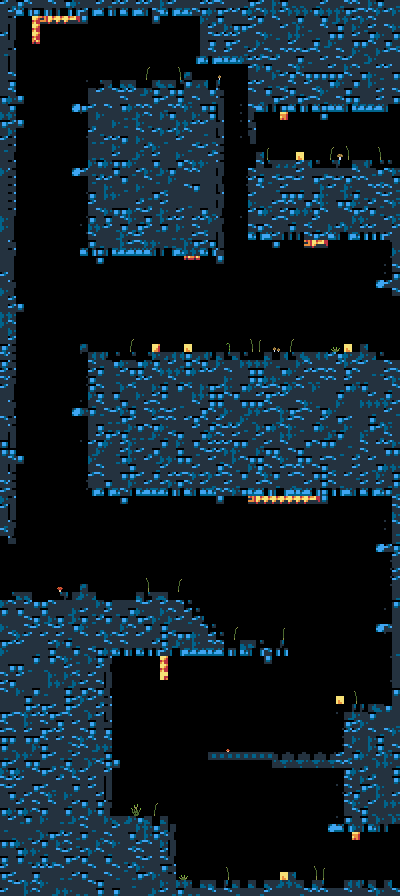

Tiled map render using the project's own tile images. Description and the map definition, with tile-layer contents summarised, below:
An orthogonal 50x112 tile map with 8x8 px tiles, 3 tile layers (Decorations, fake_tile, Tile Layer 1), 8 tilesets and 26 objects (slope_topright).

<map version="1.0" orientation="orthogonal" renderorder="right-down" width="50" height="112" tilewidth="8" tileheight="8" nextobjectid="33">
 <properties>
  <property name="music" value="late_night_runaway.ogg" />
 </properties>
 <tileset firstgid="1" source="../tilesets/main_blue.tsx" />
 <tileset firstgid="89" source="../tilesets/extras.tsx" />
 <tileset firstgid="166" source="../tilesets/plants.tsx" />
 <tileset firstgid="230" source="../tilesets/enemies.tsx" />
 <tileset firstgid="232" source="../tilesets/stones.tsx" />
 <tileset firstgid="234" source="../tilesets/powerups.tsx" />
 <tileset firstgid="240" source="../tilesets/doors.tsx" />
 <tileset firstgid="246" source="../tilesets/objects.tsx" />
 <layer name="Decorations" width="50" height="112">
  <data>[5600 cells, 87 non-empty, 32 distinct tile ids]</data>
 </layer>
 <objectgroup name="Powerups" />
 <objectgroup name="Enemies" />
 <objectgroup name="player">
  <object id="2" x="-8" y="8" width="8" height="8" />
 </objectgroup>
 <objectgroup name="Special Blocks">
  <object id="6" gid="243" x="392" y="360" width="8" height="64">
   <properties>
    <property name="dest" value="10.tmx" />
   </properties>
  </object>
  <object id="7" gid="243" x="392" y="168" width="8" height="64">
   <properties>
    <property name="dest" value="36.tmx" />
   </properties>
  </object>
  <object id="9" gid="243" x="392" y="888" width="8" height="64">
   <properties>
    <property name="dest" value="20.tmx" />
   </properties>
  </object>
  <object id="10" gid="233" x="224" y="176" width="16" height="16" />
  <object id="11" gid="233" x="224" y="240" width="16" height="16" />
  <object id="12" gid="242" x="0" y="600" width="8" height="64">
   <properties>
    <property name="dest" value="21.tmx" />
   </properties>
  </object>
 </objectgroup>
 <layer name="fake_tile" width="50" height="112">
  <data>[5600 cells, 0 non-empty, 0 distinct tile ids]</data>
 </layer>
 <layer name="Tile Layer 1" width="50" height="112">
  <data>[5600 cells, 2853 non-empty, 39 distinct tile ids]</data>
 </layer>
 <objectgroup color="#000000" name="solid">
  <object id="13" x="0" y="0" width="400" height="16" />
  <object id="14" x="192" y="16" width="208" height="48" />
  <object id="15" x="240" y="64" width="16" height="80" />
  <object id="16" x="256" y="64" width="144" height="48" />
  <object id="17" x="240" y="160" width="160" height="80" />
  <object id="18" x="80" y="80" width="144" height="176" />
  <object id="20" x="0" y="16" width="16" height="528" />
  <object id="21" x="80" y="352" width="320" height="144" />
  <object id="22" x="384" y="240" width="16" height="56" />
  <object id="23" x="384" y="496" width="16" height="208" />
  <object id="24" x="336" y="704" width="64" height="128" />
  <object id="25" x="208" y="752" width="64" height="8" />
  <object id="26" x="272" y="752" width="64" height="16" />
  <object id="27" x="0" y="592" width="176" height="48" />
  <object id="28" x="0" y="640" width="288" height="16" />
  <object id="29" x="0" y="656" width="112" height="160" />
  <object id="30" x="0" y="816" width="176" height="80" />
  <object id="31" x="176" y="880" width="224" height="16" />
 </objectgroup>
 <objectgroup name="Collision Objects">
  <object id="32" type="slope_topright" x="176" y="592" width="48" height="48" />
 </objectgroup>
</map>